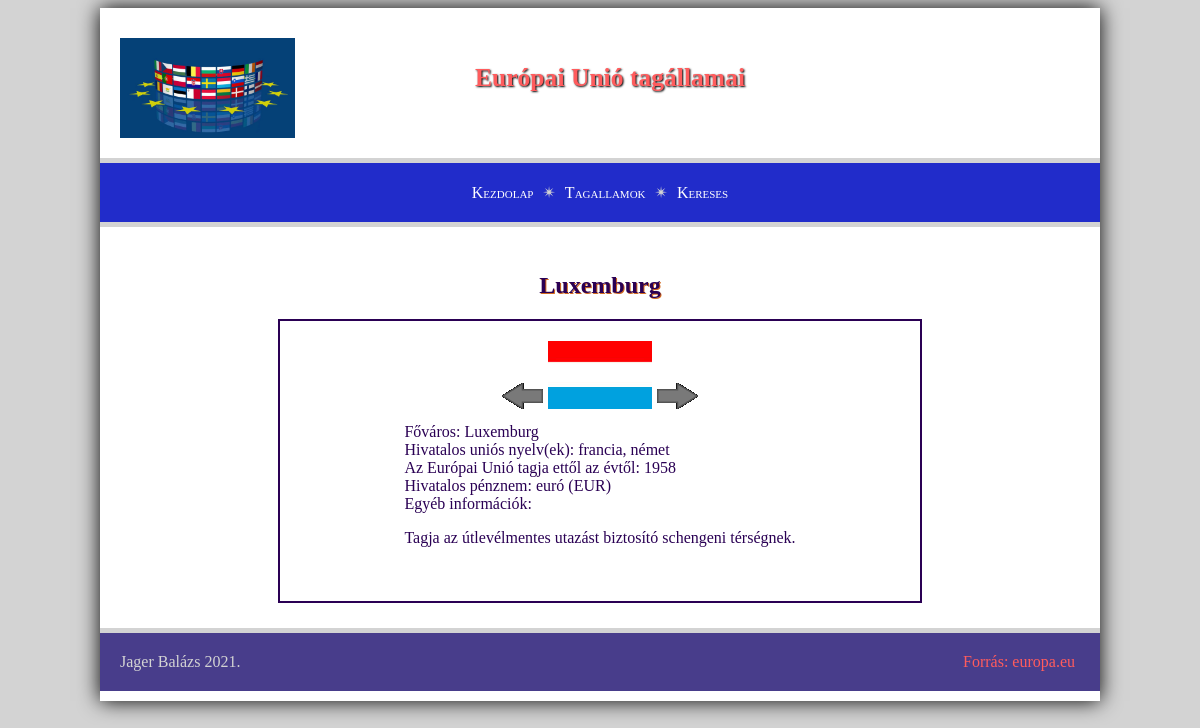
Page /orszag.php?id=4 on the committed database.
### tables this page shows
CREATE TABLE `eutagok` (
  `id` int(3) NOT NULL,
  `mikor` int(4) NOT NULL,
  `orszag` varchar(20) NOT NULL,
  `fovaros` varchar(20) NOT NULL,
  `nyelv` varchar(50) NOT NULL,
  `penz` varchar(20) NOT NULL,
  `rpenz` varchar(3) NOT NULL,
  `egyeb` text NOT NULL
);

### orszag.php (the view, shortened to what this page needs)
<?php include("header.php"); ?>
<?php
$id = 1;
if (isset($_GET["id"])) {
    $id = $_GET["id"];
}
$query= "SELECT * FROM  eutagok WHERE id=$id";
$result = mysqli_query($conn, $query);
if ($result == null) {
    $row = null;
}else{
    $row = mysqli_fetch_array($result);
    echo "<h2>".$row["orszag"]."</h2><div class=adatok>";
    echo "<div class='alapAdatok'><a href='./orszag.php?id=".($id-1)."'><img src='./forras/left.png' alt='bal'></a>";
    echo "<img src='./forras/$id.jpg'>";
    echo "<a href='./orszag.php?id=".($id+1)."'><img src='./forras/right.png' alt='jobb'></a></div>";
    echo "<div class='egyebAdatok'> ";
    echo "Főváros: $row[fovaros] </br>";
    echo "Hivatalos uniós nyelv(ek): $row[nyelv] </br>";
    echo "Az Európai Unió tagja ettől az évtől: $row[mikor] </br>";
    echo "Hivatalos pénznem: $row[penz] ($row[rpenz])</br>";
    echo "Egyéb információk: <p>$row[egyeb] </p></br>";
    echo "</div></div>";
}
?>
<?php include("footer.php"); ?>

### forras/style.css (style rules this page uses)
body { background-color: lightgray; font-family: Verdana; color: #2a0054; }
h2 { text-align: center; color: #2a0054; text-shadow: 1px 1px chocolate; }
a { text-decoration: none; color: #ff5c5d; padding: 5px; }
main a { color: red; }
.adatok { max-width: 600px; border: 2px solid #2a0054; margin: 0 auto; padding: 20px; text-align: center; }
.egyebAdatok { margin-top: 10px; display: inline-block; text-align: left; }

### rows in the picture
eutagok: orszag "Luxemburg", fovaros "Luxemburg", nyelv "francia, német", mikor "1958", penz "euró", rpenz "EUR", egyeb "Tagja az útlevélmentes utazást biztosító schengeni térségnek."
